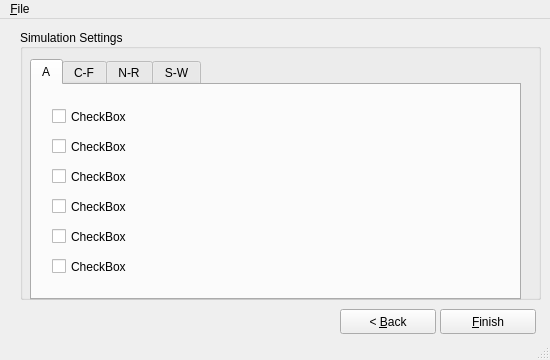
<ui version="4.0" >
 <class>SimSettingsWindow</class>
 <widget class="QMainWindow" name="SimSettingsWindow" >
  <property name="geometry" >
   <rect>
    <x>0</x>
    <y>0</y>
    <width>550</width>
    <height>360</height>
   </rect>
  </property>
  <property name="sizePolicy" >
   <sizepolicy vsizetype="Fixed" hsizetype="Fixed" >
    <horstretch>0</horstretch>
    <verstretch>0</verstretch>
   </sizepolicy>
  </property>
  <property name="minimumSize" >
   <size>
    <width>550</width>
    <height>360</height>
   </size>
  </property>
  <property name="maximumSize" >
   <size>
    <width>550</width>
    <height>360</height>
   </size>
  </property>
  <property name="windowTitle" >
   <string>Simulink sfunction Wizard - Step 4</string>
  </property>
  <property name="windowIcon" >
   <iconset resource="sfunctioner.qrc" >
    <normaloff>:/icons/resources/s.ico</normaloff>:/icons/resources/s.ico</iconset>
  </property>
  <widget class="QWidget" name="centralwidget" >
   <widget class="QPushButton" name="pushButtonFinish" >
    <property name="geometry" >
     <rect>
      <x>440</x>
      <y>290</y>
      <width>96</width>
      <height>25</height>
     </rect>
    </property>
    <property name="text" >
     <string>&amp;Finish</string>
    </property>
   </widget>
   <widget class="QGroupBox" name="groupBoxSimSettings" >
    <property name="geometry" >
     <rect>
      <x>20</x>
      <y>10</y>
      <width>521</width>
      <height>271</height>
     </rect>
    </property>
    <property name="title" >
     <string>Simulation Settings</string>
    </property>
    <property name="alignment" >
     <set>Qt::AlignLeading|Qt::AlignLeft|Qt::AlignVCenter</set>
    </property>
    <property name="flat" >
     <bool>false</bool>
    </property>
    <widget class="QTabWidget" name="tabSimSettings" >
     <property name="geometry" >
      <rect>
       <x>10</x>
       <y>30</y>
       <width>491</width>
       <height>241</height>
      </rect>
     </property>
     <property name="tabShape" >
      <enum>QTabWidget::Rounded</enum>
     </property>
     <property name="currentIndex" >
      <number>0</number>
     </property>
     <widget class="QWidget" name="tab" >
      <attribute name="title" >
       <string>A</string>
      </attribute>
      <widget class="QCheckBox" name="checkBoxOpt_1" >
       <property name="geometry" >
        <rect>
         <x>20</x>
         <y>20</y>
         <width>331</width>
         <height>23</height>
        </rect>
       </property>
       <property name="text" >
        <string>CheckBox</string>
       </property>
       <property name="tristate" >
        <bool>false</bool>
       </property>
      </widget>
      <widget class="QCheckBox" name="checkBoxOpt_2" >
       <property name="geometry" >
        <rect>
         <x>20</x>
         <y>50</y>
         <width>331</width>
         <height>23</height>
        </rect>
       </property>
       <property name="text" >
        <string>CheckBox</string>
       </property>
      </widget>
      <widget class="QCheckBox" name="checkBoxOpt_3" >
       <property name="geometry" >
        <rect>
         <x>20</x>
         <y>80</y>
         <width>331</width>
         <height>23</height>
        </rect>
       </property>
       <property name="text" >
        <string>CheckBox</string>
       </property>
      </widget>
      <widget class="QCheckBox" name="checkBoxOpt_4" >
       <property name="geometry" >
        <rect>
         <x>20</x>
         <y>110</y>
         <width>331</width>
         <height>23</height>
        </rect>
       </property>
       <property name="text" >
        <string>CheckBox</string>
       </property>
      </widget>
      <widget class="QCheckBox" name="checkBoxOpt_5" >
       <property name="geometry" >
        <rect>
         <x>20</x>
         <y>140</y>
         <width>331</width>
         <height>23</height>
        </rect>
       </property>
       <property name="text" >
        <string>CheckBox</string>
       </property>
       <property name="tristate" >
        <bool>false</bool>
       </property>
      </widget>
      <widget class="QCheckBox" name="checkBoxOpt_6" >
       <property name="geometry" >
        <rect>
         <x>20</x>
         <y>170</y>
         <width>331</width>
         <height>23</height>
        </rect>
       </property>
       <property name="text" >
        <string>CheckBox</string>
       </property>
      </widget>
     </widget>
     <widget class="QWidget" name="tab_2" >
      <attribute name="title" >
       <string>C-F</string>
      </attribute>
      <widget class="QCheckBox" name="checkBoxOpt_7" >
       <property name="geometry" >
        <rect>
         <x>20</x>
         <y>20</y>
         <width>331</width>
         <height>23</height>
        </rect>
       </property>
       <property name="text" >
        <string>CheckBox</string>
       </property>
      </widget>
      <widget class="QCheckBox" name="checkBoxOpt_8" >
       <property name="geometry" >
        <rect>
         <x>20</x>
         <y>140</y>
         <width>331</width>
         <height>23</height>
        </rect>
       </property>
       <property name="text" >
        <string>CheckBox</string>
       </property>
      </widget>
      <widget class="QCheckBox" name="checkBoxOpt_9" >
       <property name="geometry" >
        <rect>
         <x>20</x>
         <y>170</y>
         <width>331</width>
         <height>23</height>
        </rect>
       </property>
       <property name="text" >
        <string>CheckBox</string>
       </property>
      </widget>
      <widget class="QCheckBox" name="checkBoxOpt_10" >
       <property name="geometry" >
        <rect>
         <x>20</x>
         <y>50</y>
         <width>331</width>
         <height>23</height>
        </rect>
       </property>
       <property name="text" >
        <string>CheckBox</string>
       </property>
      </widget>
      <widget class="QCheckBox" name="checkBoxOpt_11" >
       <property name="geometry" >
        <rect>
         <x>20</x>
         <y>80</y>
         <width>331</width>
         <height>23</height>
        </rect>
       </property>
       <property name="text" >
        <string>CheckBox</string>
       </property>
      </widget>
      <widget class="QCheckBox" name="checkBoxOpt_12" >
       <property name="geometry" >
        <rect>
         <x>20</x>
         <y>110</y>
         <width>331</width>
         <height>23</height>
        </rect>
       </property>
       <property name="text" >
        <string>CheckBox</string>
       </property>
      </widget>
     </widget>
     <widget class="QWidget" name="tab_3" >
      <attribute name="title" >
       <string>N-R</string>
      </attribute>
      <widget class="QCheckBox" name="checkBoxOpt_13" >
       <property name="geometry" >
        <rect>
         <x>20</x>
         <y>80</y>
         <width>331</width>
         <height>23</height>
        </rect>
       </property>
       <property name="text" >
        <string>CheckBox</string>
       </property>
      </widget>
      <widget class="QCheckBox" name="checkBoxOpt_14" >
       <property name="geometry" >
        <rect>
         <x>20</x>
         <y>140</y>
         <width>331</width>
         <height>23</height>
        </rect>
       </property>
       <property name="text" >
        <string>CheckBox</string>
       </property>
      </widget>
      <widget class="QCheckBox" name="checkBoxOpt_15" >
       <property name="geometry" >
        <rect>
         <x>20</x>
         <y>50</y>
         <width>331</width>
         <height>23</height>
        </rect>
       </property>
       <property name="text" >
        <string>CheckBox</string>
       </property>
      </widget>
      <widget class="QCheckBox" name="checkBoxOpt_16" >
       <property name="geometry" >
        <rect>
         <x>20</x>
         <y>20</y>
         <width>331</width>
         <height>23</height>
        </rect>
       </property>
       <property name="text" >
        <string>CheckBox</string>
       </property>
      </widget>
      <widget class="QCheckBox" name="checkBoxOpt_17" >
       <property name="geometry" >
        <rect>
         <x>20</x>
         <y>110</y>
         <width>331</width>
         <height>23</height>
        </rect>
       </property>
       <property name="text" >
        <string>CheckBox</string>
       </property>
      </widget>
     </widget>
     <widget class="QWidget" name="tab_4" >
      <attribute name="title" >
       <string>S-W</string>
      </attribute>
      <widget class="QCheckBox" name="checkBoxOpt_18" >
       <property name="geometry" >
        <rect>
         <x>20</x>
         <y>80</y>
         <width>331</width>
         <height>23</height>
        </rect>
       </property>
       <property name="text" >
        <string>CheckBox</string>
       </property>
      </widget>
      <widget class="QCheckBox" name="checkBoxOpt_19" >
       <property name="geometry" >
        <rect>
         <x>20</x>
         <y>140</y>
         <width>331</width>
         <height>23</height>
        </rect>
       </property>
       <property name="text" >
        <string>CheckBox</string>
       </property>
      </widget>
      <widget class="QCheckBox" name="checkBoxOpt_20" >
       <property name="geometry" >
        <rect>
         <x>20</x>
         <y>50</y>
         <width>331</width>
         <height>23</height>
        </rect>
       </property>
       <property name="text" >
        <string>CheckBox</string>
       </property>
      </widget>
      <widget class="QCheckBox" name="checkBoxOpt_21" >
       <property name="geometry" >
        <rect>
         <x>20</x>
         <y>20</y>
         <width>331</width>
         <height>23</height>
        </rect>
       </property>
       <property name="text" >
        <string>CheckBox</string>
       </property>
      </widget>
      <widget class="QCheckBox" name="checkBoxOpt_22" >
       <property name="geometry" >
        <rect>
         <x>20</x>
         <y>110</y>
         <width>331</width>
         <height>23</height>
        </rect>
       </property>
       <property name="text" >
        <string>CheckBox</string>
       </property>
      </widget>
     </widget>
    </widget>
   </widget>
   <widget class="QPushButton" name="pushButtonBack" >
    <property name="geometry" >
     <rect>
      <x>340</x>
      <y>290</y>
      <width>96</width>
      <height>25</height>
     </rect>
    </property>
    <property name="text" >
     <string>&lt; &amp;Back</string>
    </property>
   </widget>
  </widget>
  <widget class="QMenuBar" name="menubar" >
   <property name="geometry" >
    <rect>
     <x>0</x>
     <y>0</y>
     <width>550</width>
     <height>22</height>
    </rect>
   </property>
   <widget class="QMenu" name="menuMenu" >
    <property name="title" >
     <string>&amp;File</string>
    </property>
    <addaction name="actionAbout" />
    <addaction name="actionAbout_Qt" />
    <addaction name="separator" />
    <addaction name="actionExit" />
   </widget>
   <addaction name="menuMenu" />
  </widget>
  <widget class="QStatusBar" name="statusbar" />
  <action name="actionExit" >
   <property name="text" >
    <string>E&amp;xit</string>
   </property>
  </action>
  <action name="actionAbout" >
   <property name="text" >
    <string>&amp;About</string>
   </property>
  </action>
  <action name="actionAbout_Qt" >
   <property name="text" >
    <string>About &amp;Qt</string>
   </property>
  </action>
 </widget>
 <resources>
  <include location="sfunctioner.qrc" />
 </resources>
 <connections>
  <connection>
   <sender>actionExit</sender>
   <signal>activated()</signal>
   <receiver>SimSettingsWindow</receiver>
   <slot>close()</slot>
   <hints>
    <hint type="sourcelabel" >
     <x>-1</x>
     <y>-1</y>
    </hint>
    <hint type="destinationlabel" >
     <x>274</x>
     <y>179</y>
    </hint>
   </hints>
  </connection>
 </connections>
</ui>
